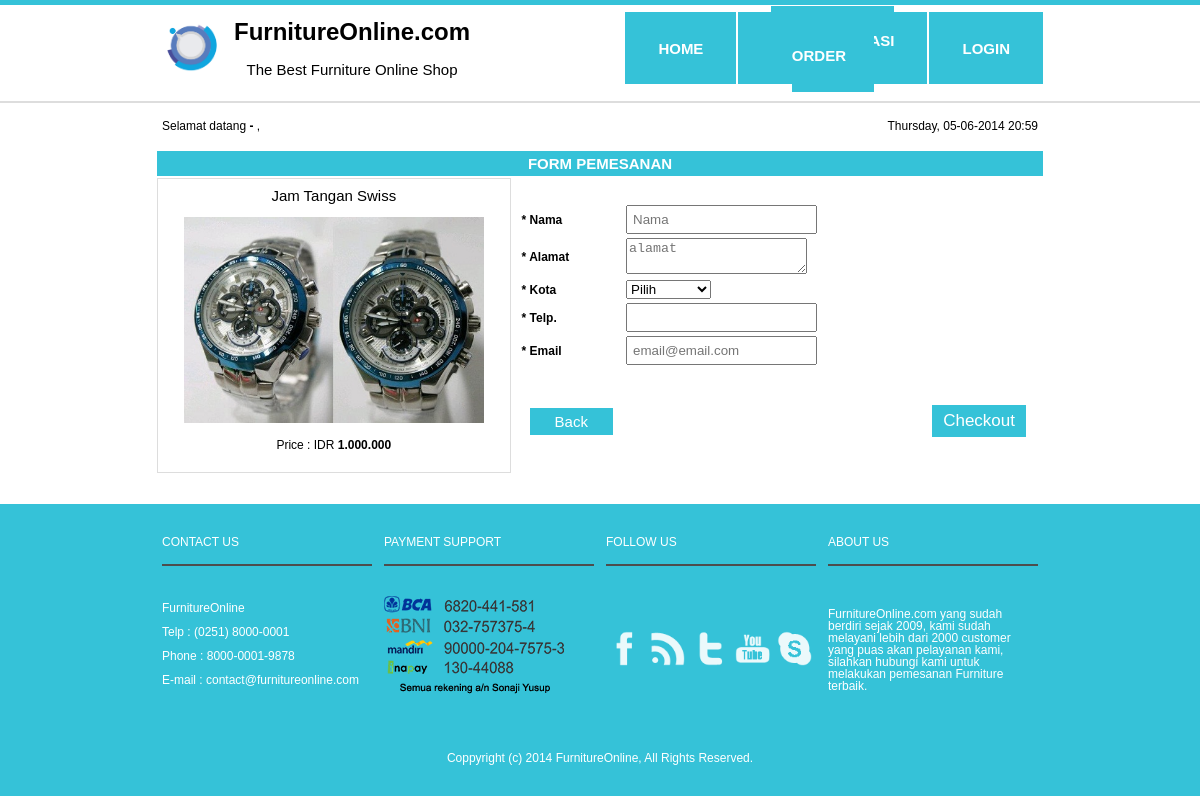
Page /form.php?p=form&id_barang=1 on the committed database.
### tables this page shows
CREATE TABLE `tb_barang` (
  `id_barang` int(11) NOT NULL AUTO_INCREMENT,
  `nama_barang` varchar(50) DEFAULT NULL,
  `produk` varchar(100) DEFAULT NULL,
  `harga` varchar(12) DEFAULT NULL,
  `stock` int(11) DEFAULT NULL,
  `status` int(1) DEFAULT NULL,
  PRIMARY KEY (`id_barang`)
);

### form.php (the view, shortened to what this page needs)
<?php
	include "header.php";
?>
<table width="75%" align="center">
	<tr>
		<td colspan="2" align="center" class="blue" ><font class="judul">FORM PEMESANAN</font></td>
	</tr>
	<tr>
		<td align="center" width="40%" class="border">
			<table>
				<tr>
					<?php
					    if(@$_GET['id_barang']){
						$query = mysql_query("SELECT * FROM tb_barang WHERE id_barang = '$_GET[id_barang]'");
						while($data=mysql_fetch_array($query)){
					?>
					<td align="center">
					<font class="judul"><?php echo $data['nama_barang'];?></font><br/><br/>
					<img title="<?php echo $data['nama_barang'];?>" class="img" src="img/<?php echo $data['produk'];?>" width="300"><br/><p/>
					Price : IDR <b><?php echo $data['harga'];?></b><br/>
					</td>
					<?php } } ?>
				</tr>
			</table>
		</td>
		<td align="center" width="60%">
			<form action="" method="post">
			<table width="100%">
				<tr>
					<td width="20%"><b>* Nama</b></td>
					<td><input type="text" placeholder="Nama" name="nama" id="nama" required="required"></td>
				</tr>
				<tr>
					<td width="20%"><b>* Alamat</b></td>
					<td><textarea name="alamat" id="alamat" placeholder="alamat" required="required"></textarea></td>
				</tr>
				<tr>
					<td width="20%"><b>* Kota</b></td>
					<td>
						<select name="kota" id="kota" required="required">
							<option value="">Pilih</option>
						</select>
					</td>
				</tr>
				<tr>
					<td width="20%"><b>* Telp.</b></td>
					<td><input type="text" name="telp" id="telp" required="required"></td>
				</tr>
				<tr>
					<td width="20%"><b>* Email</b></td>
					<td><input type="text" name="email" id="email" placeholder="email@email.com" required="required"></td>
				</tr>
				<tr>
					<td coslapn="2">&nbsp;<p></td>
				</tr>
				<tr>
					<td colspan="2">
						<table width="100%">
							<tr>
								<td width="50%"><a class="button" title="Kembali ke halaman Utama"href="index.php">Back</a></td>
								<td align="right" width="50%"><button class=button-tag name="proses">Checkout</button></td>
							</tr>
						</table>
					</td>
				</tr>
			</table>
			</form>
		</td>
	</tr>
</table>
<?php
	include "footer.php";
?>

### css/style.css (style rules this page uses)
body { margin: 0; line-height: 1; border-top:5px solid; font-family: Arial, Helvetica, Verdana; font-size: 12px; border-top-color:#35C2D8; }
table { padding:5px; border: solid 0px black; }
.button-tag { background-color: #35C2D8; border-radius: 0; border: 5px solid #35C2D8; color: white; font-size:17px }
.button { background:#35C2D8; padding:5px 25px 5px; text-align:center; color:#fff; font-size:15px }
.blue { background:#35C2D8; padding: 5px; color: white; font-weight: bold; }
input { padding: 5px; }
.img { border: solid 0px black; padding: 2px; }
.border { border: 1px solid #ddd; clear: both; }
.judul { font-size: 15px; }
a { color:#fff; text-decoration:none; }

### rows in the picture
tb_barang: nama_barang "Jam Tangan Swiss", produk (picture), harga "1.000.000"
